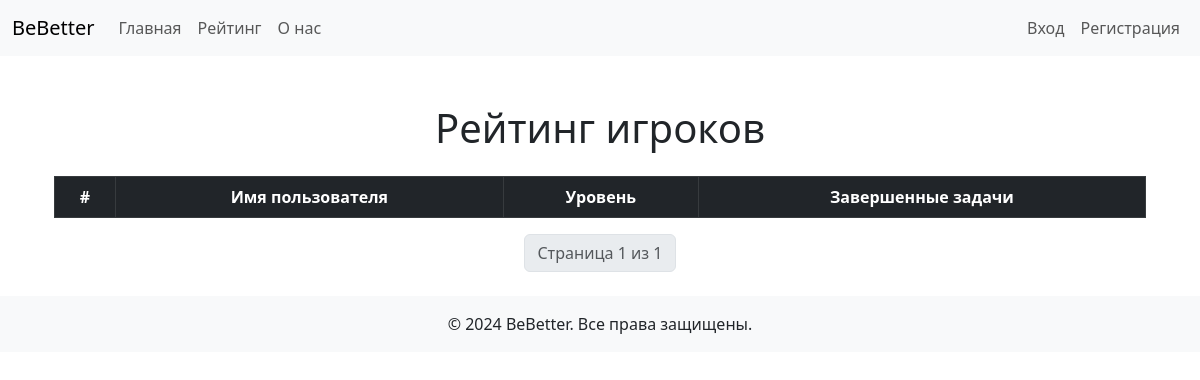
/rankings/, run on an earlier commit of the app's database.
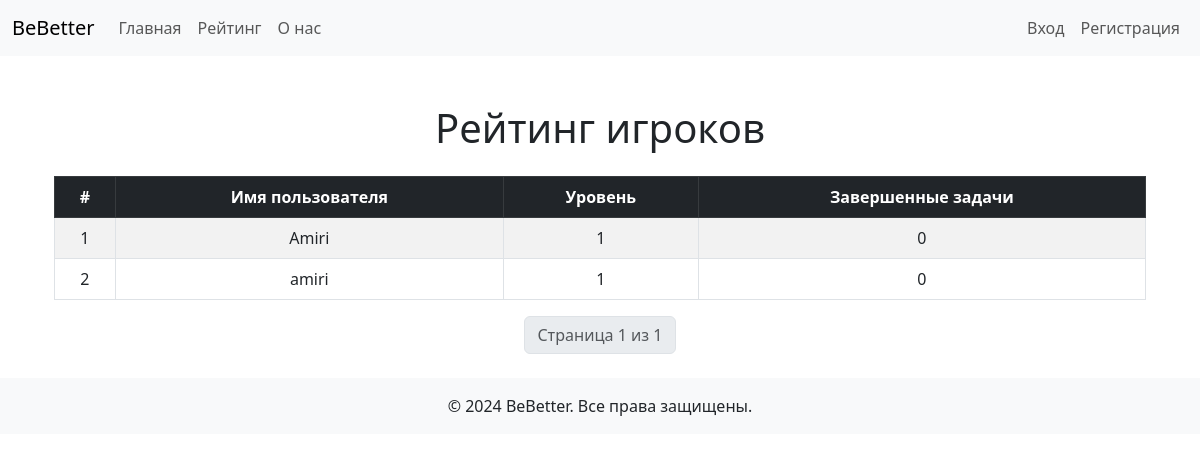
And on a later commit of the database.
### accounts/models.py (models this page shows, shortened)
class UserProfile(models.Model):
    CATEGORY_CHOICES = [
        ('science', 'Наука'),
        ('art', 'Искусство'),
        ('health', 'Медицина'),
        ('sport', 'Спорт'),
        ('it', 'IT'),
        ('business', 'Бизнес'),
    ]
    user = models.OneToOneField(User, on_delete=models.CASCADE)
    level = models.IntegerField(default=1)
    completed_tasks = models.IntegerField(default=0)
    current_task = models.CharField(max_length=255, default="", blank=True)
    category = models.CharField(max_length=20, choices=CATEGORY_CHOICES, default='science')

### accounts/views.py (the view)
# urls.py: path('rankings/', rankings, name='rankings'),
def rankings(request):
    category_filter = request.GET.get('category')
    if category_filter:
        players = UserProfile.objects.filter(category=category_filter).order_by('-level', '-completed_tasks')
    else:
        players = UserProfile.objects.all().order_by('-level', '-completed_tasks')
    paginator = Paginator(players, 50)
    page_number = request.GET.get('page')
    page_obj = paginator.get_page(page_number)
    user_rank = None
    if request.user.is_authenticated:
        user_profile = UserProfile.objects.get(user=request.user)
        user_rank = list(players).index(user_profile) + 1
    context = {
        'page_obj': page_obj,
        'user_rank': user_rank,
        'category_filter': category_filter,  # Передаем выбранный фильтр в шаблон
    }
    return render(request, 'rankings.html', context)

### accounts/templates/rankings.html (shortened to what this page needs)
{% extends "base.html" %}
{% block content %}
<div class="container mt-5">
    <h1 class="text-center mb-4">Рейтинг игроков</h1>
    <div class="table-responsive">
        <table class="table table-striped table-bordered text-center">
            <thead class="table-dark">
                <tr>
                    <th scope="col">#</th>
                    <th scope="col">Имя пользователя</th>
                    <th scope="col">Уровень</th>
                    <th scope="col">Завершенные задачи</th>
                </tr>
            </thead>
            <tbody>
                {% for player in page_obj %}
                <tr>
                    <td>{{ forloop.counter }}</td>
                    <td>{{ player.user.username }}</td>
                    <td>{{ player.level }}</td>
                    <td>{{ player.completed_tasks }}</td>
                </tr>
                {% endfor %}
            </tbody>
        </table>
    </div>
    <nav>
        <ul class="pagination justify-content-center">
            <li class="page-item disabled">
                <span class="page-link">Страница {{ page_obj.number }} из {{ page_obj.paginator.num_pages }}</span>
            </li>
        </ul>
    </nav>
</div>
{% endblock %}

### accounts/templates/base.html (shortened to what this page needs)
<!DOCTYPE html>
<html lang="en">
<head>
    <link href="https://cdn.jsdelivr.net/npm/bootstrap@5.3.0-alpha3/dist/css/bootstrap.min.css" rel="stylesheet">
</head>
<body>
    <nav class="navbar navbar-expand-lg navbar-light bg-light">
        <div class="container-fluid">
            <a class="navbar-brand" href="/">BeBetter</a>
            <div class="collapse navbar-collapse" id="navbarNav">
                <ul class="navbar-nav">
                    <li class="nav-item">
                        <a class="nav-link" href="/">Главная</a>
                    </li>
                    <li class="nav-item">
                        <a class="nav-link" href="/rankings/">Рейтинг</a>
                    </li>
                    <li class="nav-item">
                        <a class="nav-link" href="/about/">О нас</a>
                    </li>
                </ul>
            </div>
            <ul class="navbar-nav ms-auto mb-2 mb-lg-0">
                {% if user.is_authenticated %}
                    <li class="nav-item">
                        <a class="nav-link" href="/logout/">Выход</a>
                    </li>
                {% else %}
                    <li class="nav-item">
                        <a class="nav-link" href="/login/">Вход</a>
                    </li>
                    <li class="nav-item">
                        <a class="nav-link" href="/register/">Регистрация</a>
                    </li>
                {% endif %}
            </ul>
        </div>
    </nav>
    <div class="container mt-4">
        {% block content %}{% endblock %}
    </div>
    <footer class="bg-light text-center text-lg-start mt-4">
        <div class="text-center p-3">
            © 2024 BeBetter. Все права защищены.
        </div>
    </footer>
</body>
</html>

What changed in the data, as far as the page shows it:
added UserProfile: user.username "Amiri", level "1", completed_tasks "0"
added UserProfile: user.username "amiri", level "1", completed_tasks "0"
